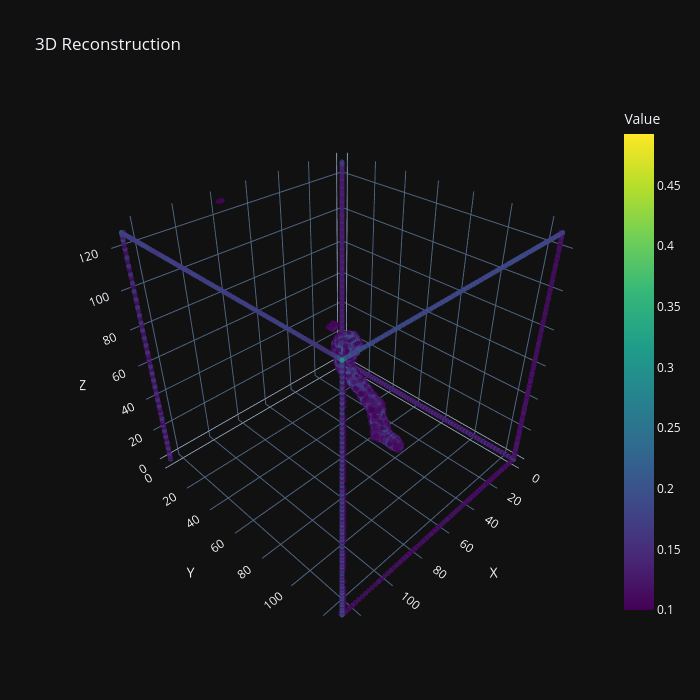

Source (notebook cell):
### Code cell
def visualize_3d_volume(volume, title="3D Reconstruction", threshold=0.1):
    # Убеждаемся, что volume - это тензор формы (D, H, W)
    volume = volume.squeeze().squeeze()  # Удаляем лишние измерения
    nonzero_indices = (volume > threshold).nonzero(as_tuple=False)
    if len(nonzero_indices) > 0:
        if len(nonzero_indices) > 10000:
            indices = torch.randperm(len(nonzero_indices))[:10000]
            nonzero_indices = nonzero_indices[indices]
        values = volume[nonzero_indices[:, 0], nonzero_indices[:, 1], nonzero_indices[:, 2]]
        x_coords = nonzero_indices[:, 0].tolist()
        y_coords = nonzero_indices[:, 1].tolist()
        z_coords = nonzero_indices[:, 2].tolist()
        radii = values.tolist()
        fig = go.Figure(data=[go.Scatter3d(
            x=x_coords, y=y_coords, z=z_coords, mode='markers',
            marker=dict(size=3, color=radii, colorscale='Viridis', opacity=0.8, colorbar=dict(title="Value"))
        )])
        fig.update_layout(
            title=title,
            scene=dict(xaxis_title="X", yaxis_title="Y", zaxis_title="Z", aspectmode='cube'),
            width=700, height=700,
            template="plotly_dark"
        )
        fig.show()
    else:
        print(f"No significant nonzero values (> {threshold}) in {title} to visualize!")

visualize_3d_volume(predicted)

### Figure 1 — Plotly figure (JSON) as saved in the notebook; plotly's stock layout.template omitted (floating-point values rounded to 4 significant figures; data arrays with more than 128 entries replaced by an {"elided": "..."} marker saying what was removed)
{"data": [{"marker": {"color": {"elided": "6699 float values"}, "colorbar": {"title": {"text": "Value"}}, "colorscale": [[0, "#440154"], [0.1111, "#482878"], [0.2222, "#3e4989"], [0.3333, "#31688e"], [0.4444, "#26828e"], [0.5556, "#1f9e89"], [0.6667, "#35b779"], [0.7778, "#6ece58"], [0.8889, "#b5de2b"], [1, "#fde725"]], "opacity": 0.8, "size": 3}, "mode": "markers", "type": "scatter3d", "x": {"elided": "6699 int values"}, "y": {"elided": "6699 int values"}, "z": {"elided": "6699 int values"}}], "layout": {"height": 700, "scene": {"aspectmode": "cube", "xaxis": {"title": {"text": "X"}}, "yaxis": {"title": {"text": "Y"}}, "zaxis": {"title": {"text": "Z"}}}, "title": {"text": "3D Reconstruction"}, "width": 700}}
